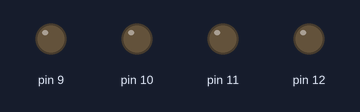
Bench run of a sketch on a simulated Arduino Uno, built with avr-gcc and run on an emulated ATmega328P. On the bench: output pins drawn as LEDs (lit = HIGH). At 8.4 s the program stops and its outputs stay as they are.

Above: at 0.1 s.
At 6.0 s:
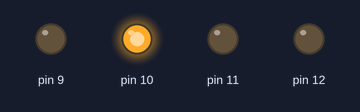
At 7.0 s:
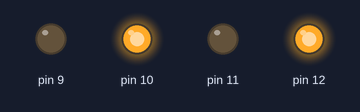
Timing chart, 0 to 9.9 s (numbered marks = the images above):
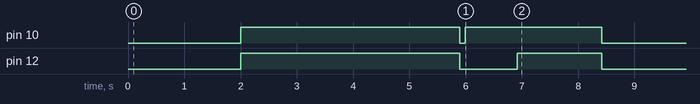

Measured:
- by itself, pin 10: LOW → HIGH at 2.0 s, → LOW 3.9 s later, → HIGH 0.10 s later, → LOW 2.4 s later
- by itself, pin 12: LOW → HIGH at 2.0 s, → LOW 3.9 s later, → HIGH 1.0 s later, → LOW 1.5 s later

The sketch:

robot.ino
```cpp
void setup() {
  pinMode(12,OUTPUT);
  pinMode(11,OUTPUT);
  pinMode(10,OUTPUT);
  pinMode(9,OUTPUT);

}

void loop() {
{ digitalWrite(12,0);
 digitalWrite(11,0);
 digitalWrite(10,0);
 digitalWrite(9,0);}
 delay(2000);
 { digitalWrite(12,1);
 digitalWrite(11,0);
 digitalWrite(10,1);
 digitalWrite(9,0);}
 delay(3900);
 { digitalWrite(12,0);
 digitalWrite(11,0);
 digitalWrite(10,0);
 digitalWrite(9,0);}
 delay(97);
 { digitalWrite(12,0);
 digitalWrite(11,0);
 digitalWrite(10,1);
 digitalWrite(9,0);}
 delay(920);
 { digitalWrite(12,1);
 digitalWrite(11,0);
 digitalWrite(10,1);
 digitalWrite(9,0);}
 delay(1500);
 while(true)
 { digitalWrite(12,00);
 digitalWrite(11,0);
 digitalWrite(10,0);
 digitalWrite(9,0);}
 delay(2000);
}
```
